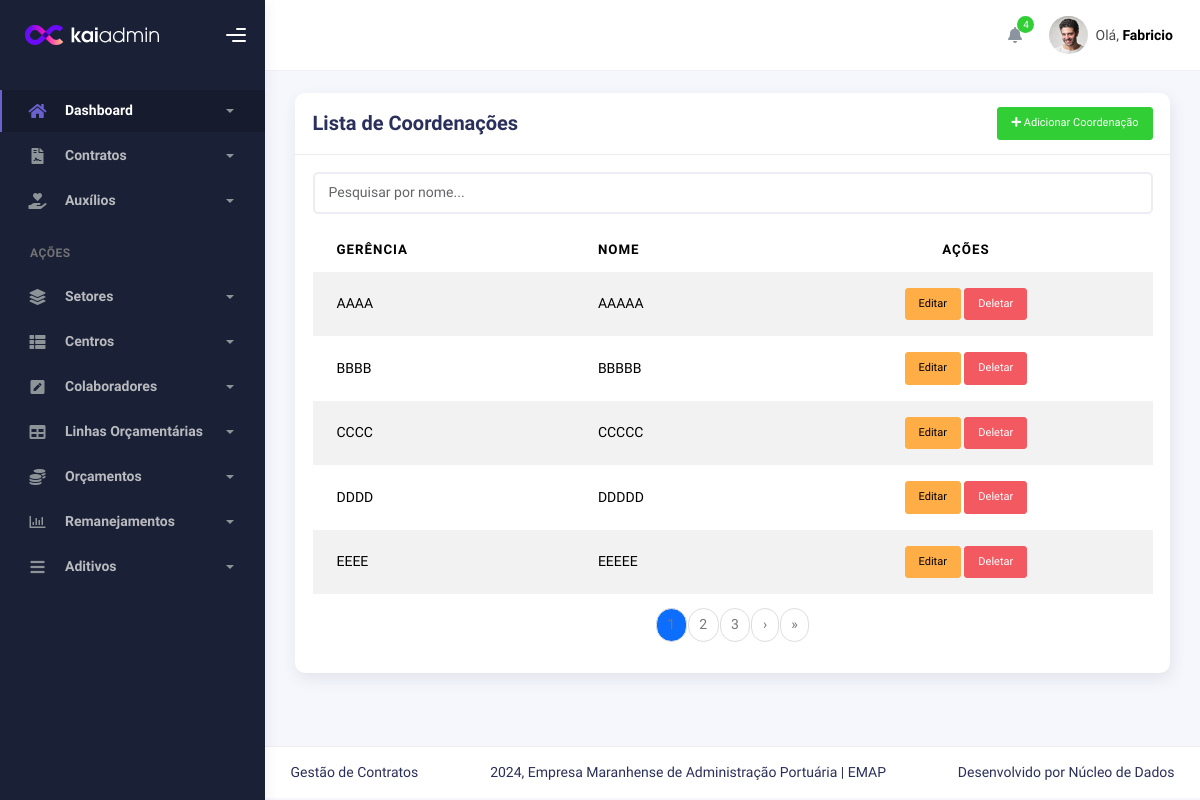
Screenshot of /setores/listarcoordenacoes/ with the database file from the repository.
### sectors/models.py (models this page shows, shortened)
class Coordenacao(models.Model):
    nome = models.CharField(max_length=100,unique=True)
    gerencia = models.ForeignKey(Gerencia, on_delete=models.CASCADE, related_name='coordenacoes')
    class Meta:
        verbose_name = 'Coordenação'
        verbose_name_plural = 'Coordenações'
        unique_together = ('gerencia','nome')

class Gerencia(models.Model):
    nome = models.CharField(max_length=100,unique=True)
    direcao = models.ForeignKey(Direcao, on_delete=models.CASCADE, related_name='gerencias')
    class Meta:
        verbose_name = 'Gerência'
        verbose_name_plural = 'Gerências'
        unique_together = ('direcao','nome')

### sectors/views.py (the view)
# urls.py: path('listarcoordenacoes/', CoordenacaoListView.as_view(), name='coordenacao_list'),
class CoordenacaoListView(ListView):
    model = Coordenacao
    template_name = 'coordenacao_list.html'
    context_object_name = 'coordenacoes'
    paginate_by = 5
    def get_queryset(self):
        query = self.request.GET.get('search')
        if query:
            return Coordenacao.objects.filter(nome__icontains=query)
        return Coordenacao.objects.all()

### sectors/templates/coordenacao_list.html (shortened to what this page needs)
{% extends 'index.html' %}
{% block 'conteudo' %}
<div class="container">
    <div class="page-inner">
        <div class="row">
            <div class="col-md-12">
                <div class="card">
                    <div class="card-header d-flex justify-content-between align-items-center">
                        <h4 class="card-title">Lista de Coordenações</h4>
                        <a href="{% url 'coordenacao_create' %}" class="btn btn-success btn-sm">
                            <i class="fas fa-plus"></i> Adicionar Coordenação
                        </a>
                    </div>
                    <div class="card-body">
                        <div class="input-group mb-3">
                            <input type="text" id="searchInput" class="form-control" placeholder="Pesquisar por nome...">
                        </div>
                        <table class="table table-striped">
                            <thead>
                                <tr>
                                    <th>Gerência</th>
                                    <th>Nome</th>
                                    <th class="text-center">Ações</th>
                                </tr>
                            </thead>
                            <tbody id="coordenacaoTable">
                                {% for coordenacao in page_obj %}
                                <tr>
                                    <td>{{ coordenacao.gerencia.nome }}</td>
                                    <td>{{ coordenacao.nome }}</td>
                                    <td class="text-center">
                                        <a href="{% url 'coordenacao_update' coordenacao.pk %}" class="btn btn-warning btn-sm">Editar</a>
                                        <a href="{% url 'coordenacao_delete' coordenacao.pk %}" class="btn btn-danger btn-sm">Deletar</a>
                                    </td>
                                </tr>
                                {% empty %}
                                <tr>
                                    <td colspan="3" class="text-center">Nenhuma coordenação encontrada.</td>
                                </tr>
                                {% endfor %}
                            </tbody>
                        </table>
                        <nav>
                            <ul class="pagination justify-content-center">
                                {% for num in page_obj.paginator.page_range %}
                                    {% if page_obj.number == num %}
                                        <li class="page-item active"><span class="page-link">{{ num }}</span></li>
                                    {% elif num > page_obj.number|add:'-3' and num < page_obj.number|add:'3' %}
                                        <li class="page-item"><a class="page-link" href="?page={{ num }}">{{ num }}</a></li>
                                    {% endif %}
                                {% endfor %}
                                {% if page_obj.has_next %}
                                <li class="page-item">
                                    <a class="page-link" href="?page={{ page_obj.next_page_number }}" aria-label="Próximo">
                                        <span aria-hidden="true">&rsaquo;</span>
                                    </a>
                                </li>
                                <li class="page-item">
                                    <a class="page-link" href="?page={{ page_obj.paginator.num_pages }}" aria-label="Último">
                                        <span aria-hidden="true">&raquo;</span>
                                    </a>
                                </li>
                                {% endif %}
                            </ul>
                        </nav>
                    </div>
                </div>
            </div>
        </div>
    </div>
</div>
{% endblock %}

### rows the page displays
Coordenacao: gerencia.nome "AAAA", nome "AAAAA"
Coordenacao: gerencia.nome "BBBB", nome "BBBBB"
Coordenacao: gerencia.nome "CCCC", nome "CCCCC"
Coordenacao: gerencia.nome "DDDD", nome "DDDDD"
Coordenacao: gerencia.nome "EEEE", nome "EEEEE"

### other values shown
{{ num }} "1"
{{ num }} "2" "3"
